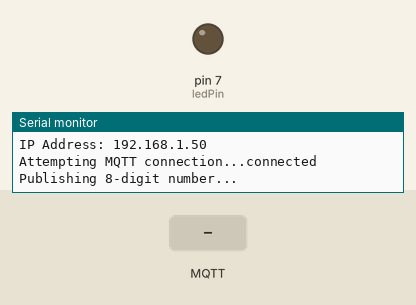
Recording of a sketch running on a simulated Arduino Uno, built for the host (arithmetic inside an expression is 32-bit, double 64-bit). Shown: output pins drawn as LEDs (lit = HIGH), the last lines printed to the serial monitor. The inputs (shaded band) are chosen by the test bench. WiFi joins after 1.5 s; servers stay silent unless stated; no MQTT or app messages arrive unless stated.

Above: at 2.7 s.
2.8 s: MQTT message "1" arrives on the first subscribed topic
At 3.5 s:
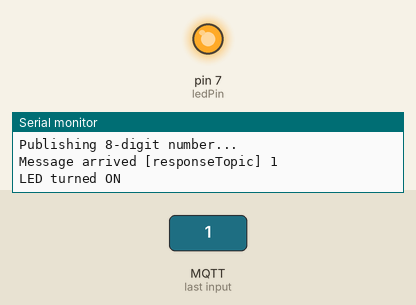
4.3 s: MQTT message "on" arrives on the first subscribed topic
5.8 s: MQTT message "off" arrives on the first subscribed topic
Timing chart, 0 to 8.8 s (numbered marks = the images above; inputs shaded):
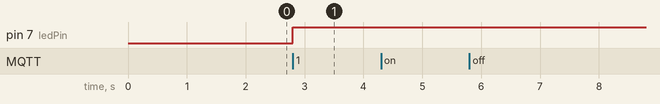

The sketch:

mqtt_pub_sub.ino
```cpp
#include <SPI.h>
#include <Ethernet.h>
#include <PubSubClient.h>

// MAC address of your Ethernet shield (modify as needed)
byte mac[] = { 0xDE, 0xAD, 0xBE, 0xEF, 0xFE, 0xED };

// IP address of the MQTT broker (replace with your broker's IP address)
IPAddress server(10, 200, 10, 102);

EthernetClient ethClient;
PubSubClient client(ethClient);

bool variable = true; // Replace with your actual condition
String eightDigitNumber = "12345678"; // Example 8-digit number
const int ledPin = 7; // Pin where the LED is connected

void callback(char* topic, byte* payload, unsigned int length) {
  Serial.print("Message arrived [");
  Serial.print(topic);
  Serial.print("] ");

  // Convert payload to string
  String message = "";
  for (unsigned int i = 0; i < length; i++) {
    message += (char)payload[i];
  }
  Serial.println(message);

  // Check if the received message is '1'
  if (message == "1") {
    digitalWrite(ledPin, HIGH); // Turn on LED
    Serial.println("LED turned ON");
  }
}

void reconnect() {
  while (!client.connected()) {
    Serial.print("Attempting MQTT connection...");
    if (client.connect("arduinoClient")) {
      Serial.println("connected");
      client.subscribe("responseTopic"); // Subscribe to the response topic
    } else {
      Serial.print("failed, rc=");
      Serial.print(client.state());
      Serial.println(" try again in 5 seconds");
      delay(5000);
    }
  }
}

void setup() {
  Serial.begin(9600);
  pinMode(ledPin, OUTPUT);
  digitalWrite(ledPin, LOW); // Ensure LED is off

  // Initialize Ethernet with DHCP
  if (Ethernet.begin(mac) == 0) {
    Serial.println("Failed to configure Ethernet using DHCP");
    // Use a static IP if DHCP fails
    IPAddress ip(192, 168, 1, 175);
    IPAddress myDns(192, 168, 1, 1);
    Ethernet.begin(mac, ip, myDns);
  }

  Serial.print("IP Address: ");
  Serial.println(Ethernet.localIP());

  client.setServer(server, 139);
  client.setCallback(callback);
}

void loop() {
  if (!client.connected()) {
    reconnect();
  }

  client.loop();

  if (variable) { // Check if the condition is true
    Serial.println("Publishing 8-digit number...");
    client.publish("testTopic", eightDigitNumber.c_str()); // Publish the 8-digit number
    variable = false; // Prevent publishing again
  }
}
```

Measured:
- after the input at 2.8 s, pin 7 (ledPin): LOW → HIGH at once
